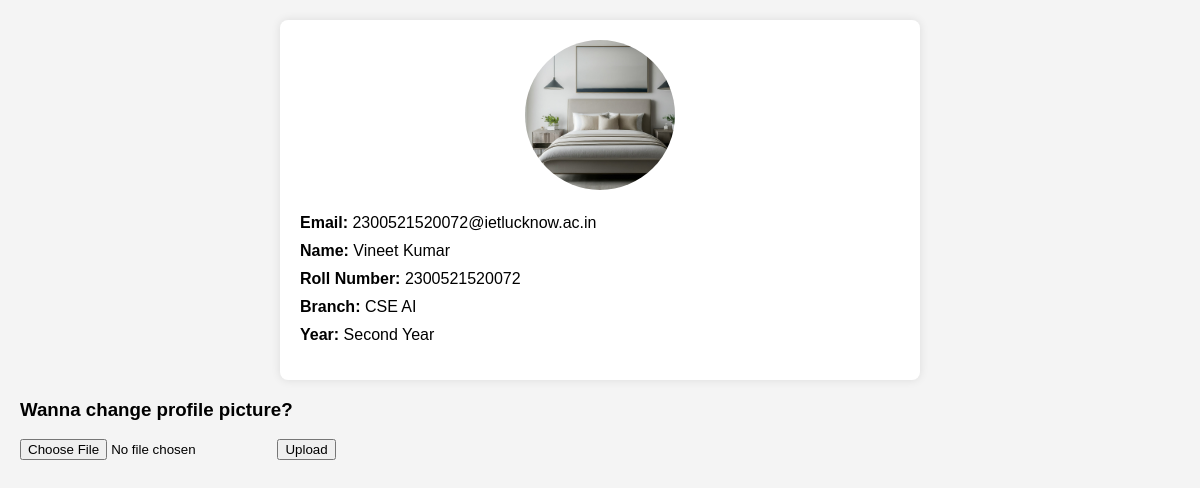
Before: /profile/ (signed in) with the older database file.
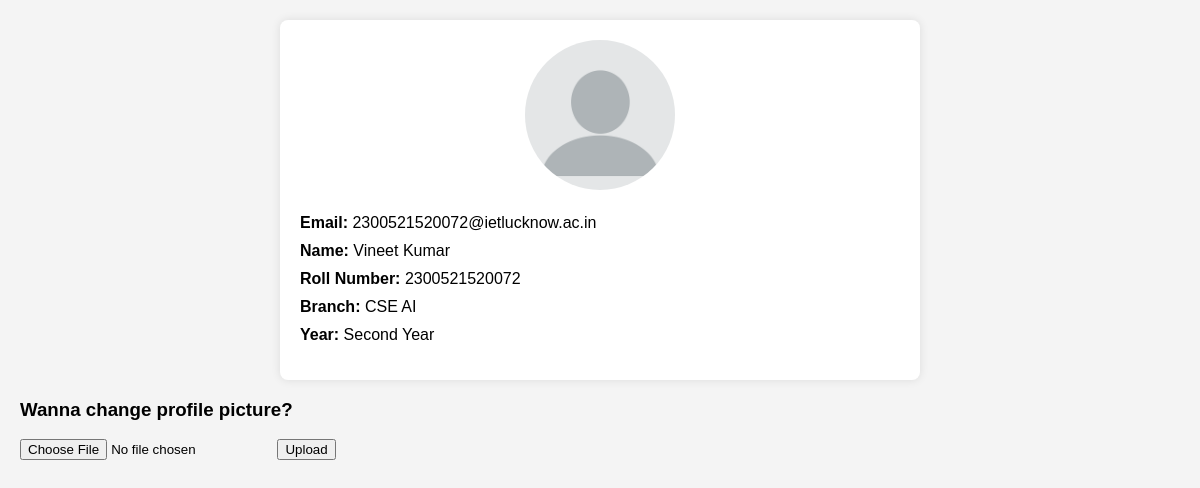
After: the same page with the newer database file.
### accounts/models.py (models this page shows, shortened)
class CustomUser(AbstractBaseUser, PermissionsMixin):
    email = models.EmailField(
        unique=True, primary_key=True, validators=[EmailValidator()]
    )
    name = models.CharField(max_length=100, blank=True)
    is_active = models.BooleanField(default=True)
    is_staff = models.BooleanField(default=False)
    date_joined = models.DateTimeField(default=timezone.now)
    profile_picture = models.ImageField(
        upload_to="profile_pics/", blank=True, null=True
    )
    rollno = models.IntegerField(
        validators=[MaxValueValidator(9999999999999), MinValueValidator(1000000000000)]
    )
    branch = models.CharField(choices=BRANCH_CHOICES, max_length=5)
    year = models.CharField(choices=YEAR_CHOICES, max_length=5)
    objects = CustomUserManager()
    USERNAME_FIELD = "email"
    REQUIRED_FIELDS = []

### accounts/views.py (the view, shortened to what this page needs)
# urls.py: path("profile/", views.profile, name='profile'),
def profile(request):
    user = request.user
    if user.is_anonymous:
        return redirect("/login")
    return render(request, "accounts/profile.html", {"user": user})

### templates/accounts/profile.html (shortened to what this page needs)
<!DOCTYPE html>
<html lang="en">
<head>
</head>
<body>
<div class="profile-container">
    <div class="profile-picture">
        {% if user.profile_picture %}
            <img src="{{ user.profile_picture.url }}" alt="{{ user.name }}">
        {% else %}
            <img src="/static/images/default-profile.png" alt="Default Profile Picture">
        {% endif %}
    </div>
    <ul class="profile-details">
        <li><span>Email:</span> {{ user.email }}</li>
        <li><span>Name:</span> {{ user.name }}</li>
        <li><span>Roll Number:</span> {{ user.rollno }}</li>
        <li><span>Branch:</span> {{ user.get_branch_display }}</li>
        <li><span>Year:</span> {{ user.get_year_display }}</li>
    </ul>
</div>
<div class="add-profile-picture">
    <h3>Wanna change profile picture?</h3>
    <form method="post" enctype="multipart/form-data">
        <input type="file" name="profile_picture">
        <button type="submit">Upload</button>
    </form>
</div>
</body>
</html>

Changed rows visible on the page:
changed CustomUser "2300521520072@ietlucknow.ac.in": profile_picture: picture removed
